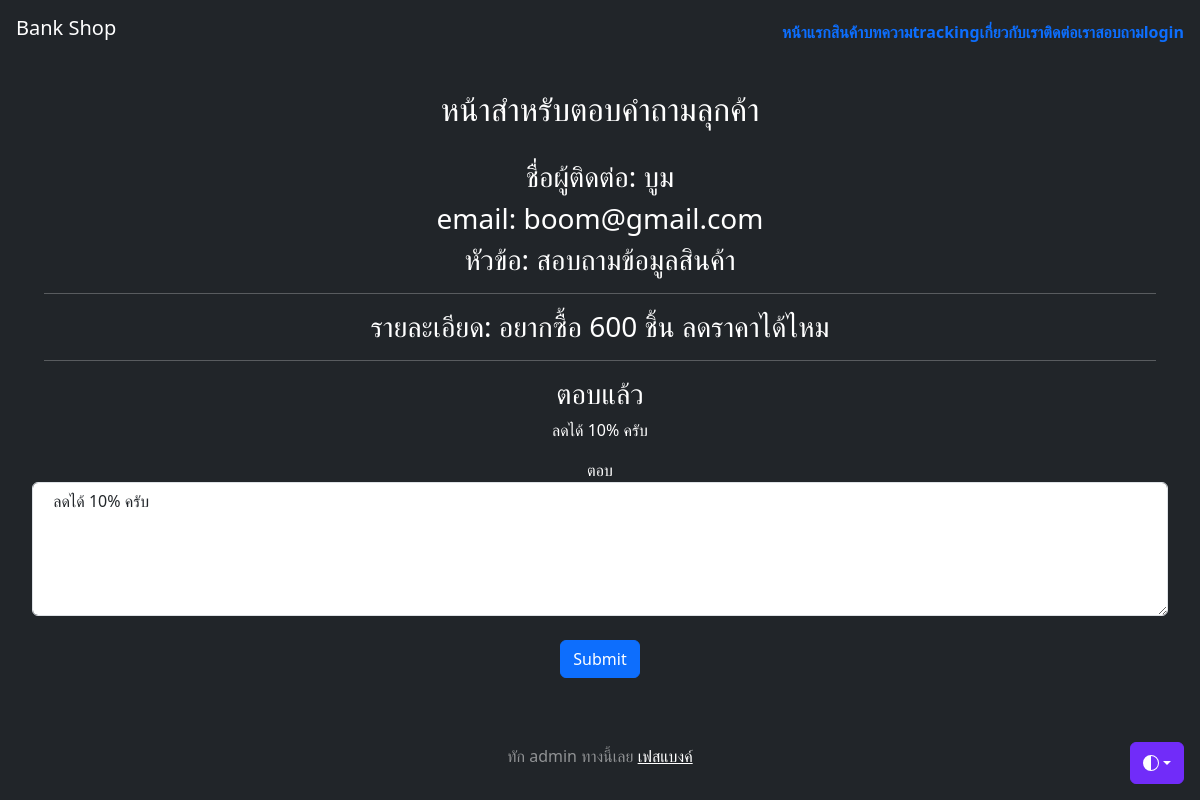
Screenshot of /answer/1 (signed in) with the database file from the repository.
### myapp/models.py (models this page shows, shortened)
class AskQA(models.Model):
    name = models.CharField(max_length=100, verbose_name='ชื่อ')
    email = models.CharField(max_length=100,null=True,blank=True,verbose_name='อีเมล')
    title = models.CharField(max_length=100,null=True,blank=True,verbose_name='หัวข้อ')
    detail = models.TextField(null=True,blank=True,verbose_name='รายละเอียด')
    answer = models.TextField(null=True,blank=True,verbose_name='ตอบคำถาม')

### myapp/views.py (the view)
# urls.py: path('answer/<int:askid>', Answer , name='answer'),
@login_required
def Answer(request,askid):
    record = AskQA.objects.get(id=askid)
    if request.method == 'POST':
        data = request.POST.copy()
        answer = data.get('answer')
        record.answer = answer
        record.save()
    context = {'record':record}
    return render(request, 'myapp/answer.html', context)

### myapp/templates/myapp/answer.html (shortened to what this page needs)
{% extends 'myapp/base.html' %}
{% block content %}
    <h2>หน้าสำหรับตอบคำถามลุกค้า</h2><br>
    <div class="container">
        <center>
            <h3>ชื่อผู้ติดต่อ: {{ record.name }} </h3>
            <h3>email: {{ record.email }}</h3>
            <h3>หัวข้อ: {{ record.title }}</h3>
            <hr>
            <h3>รายละเอียด: {{ record.detail }}</h3>
            <hr>
            {% if record.answer %}
                <h3>ตอบแล้ว</h3>
                <p>{{ record.answer }}</p>
            {% endif %}
        </center>
    </div>
    <div class="form-group">
        <form action="" method="POST">
            <div class="form-group">
                <label for="answer">ตอบ</label>
                <textarea class="form-control" name="answer" id="answer" rows="5">{% if record.answer %} {{ record.answer }} {% endif %}</textarea>
            </div>
            <br>
            <button type="submit" class="btn btn-primary">Submit</button>
        </form>
    </div>
    <br>
{% endblock content %}

### rows the page displays
AskQA: name "บูม", email "boom@gmail.com", title "สอบถามข้อมูลสินค้า", detail "อยากซื้อ 600 ชิ้น ลดราคาได้ไหม", answer "ลดได้ 10% ครับ"
